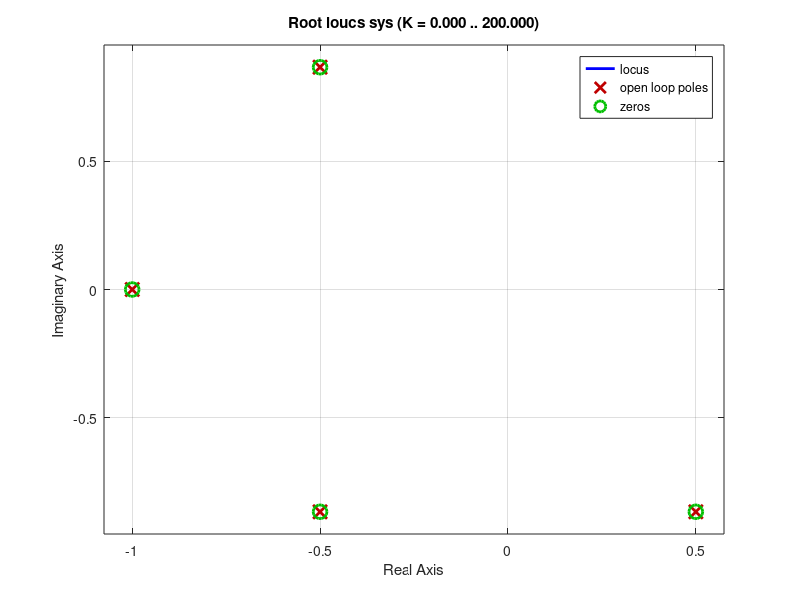

This chart was generated by the following MATLAB code:
clc
clear all
n_order = input('What is the order of numerator? ');
d_order = input('What is the order of denominator? ');
n = zeros(1,n_order + 1);
d = zeros(1,d_order + 1);
disp('Coeffs of numerator');
disp('-----------------------');

for i = 1 : n_order+1
    n(i) = input(['What is s^' , num2str(n_order+1-i) , ' coeff? ']);
end
disp('Coeffs of denominator');
disp('-----------------------');
for i = 1 : d_order+1
    d(i) = input(['What is s^' , num2str(d_order+1-i) , ' coeff? ']);
end

sys = tf(n , d)
pause(5)
rlocus(sys)